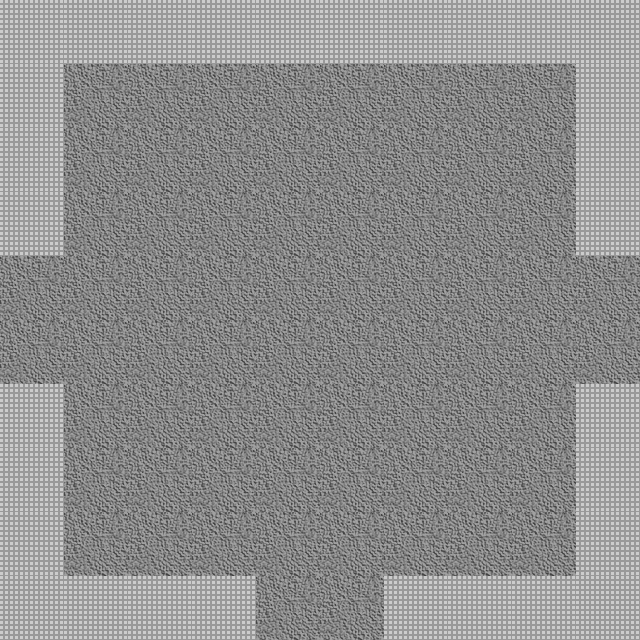

A 2D game scene composited from a Tiled map and its tileset images. What follows is a short description and the map's XML, with each tile layer's data collapsed to a summary:
An orthogonal 10x10 tile map with 64x64 px tiles, 2 tile layers (Floor, Wall), 2 tilesets and 4 objects.

<map version="1.0" orientation="orthogonal" renderorder="right-down" width="10" height="10" tilewidth="64" tileheight="64" nextobjectid="23">
 <properties>
  <property name="unity:resource" value="True" />
  <property name="unity:tag" value="Room" />
 </properties>
 <tileset firstgid="1" name="DungeonTilePH" tilewidth="64" tileheight="64" tilecount="2">
  <image source="../Sprites/DungeonTilePH.png" width="128" height="64" />
  <tile id="0">
   <objectgroup draworder="index" />
  </tile>
  <tile id="1">
   <objectgroup draworder="index">
    <object id="0" x="-0.25" y="-0.25" width="64.375" height="64.125" />
   </objectgroup>
  </tile>
 </tileset>
 <tileset firstgid="3" name="BlobPH" tilewidth="64" tileheight="64" tilecount="3">
  <image source="../Sprites/BlobPH.png" width="192" height="64" />
  <tile id="0">
   <properties>
    <property name="Spawn" value="fl1mob" />
   </properties>
  </tile>
 </tileset>
 <layer name="Floor" width="10" height="10">
  <properties>
   <property name="unity:sortingLayerName" value="Floor" />
   <property name="unity:tag" value="Floor" />
  </properties>
  <data>[100 cells, 100 non-empty, 1 distinct tile ids]</data>
 </layer>
 <layer name="Wall" width="10" height="10">
  <properties>
   <property name="ChildTag" value="Wall" />
   <property name="unity:tag" value="Wall" />
  </properties>
  <data>[100 cells, 30 non-empty, 1 distinct tile ids]</data>
 </layer>
 <objectgroup name="Mobs" />
 <objectgroup name="Exits">
  <object id="18" x="-24" y="241.333" width="49.3333" height="152">
   <properties>
    <property name="Exit" value="W" />
   </properties>
  </object>
  <object id="19" x="609.333" y="244" width="48" height="149.333">
   <properties>
    <property name="Exit" value="E" />
   </properties>
  </object>
  <object id="21" x="237.333" y="605.333" width="162.667" height="49.3333">
   <properties>
    <property name="Exit" value="S" />
   </properties>
  </object>
 </objectgroup>
</map>
